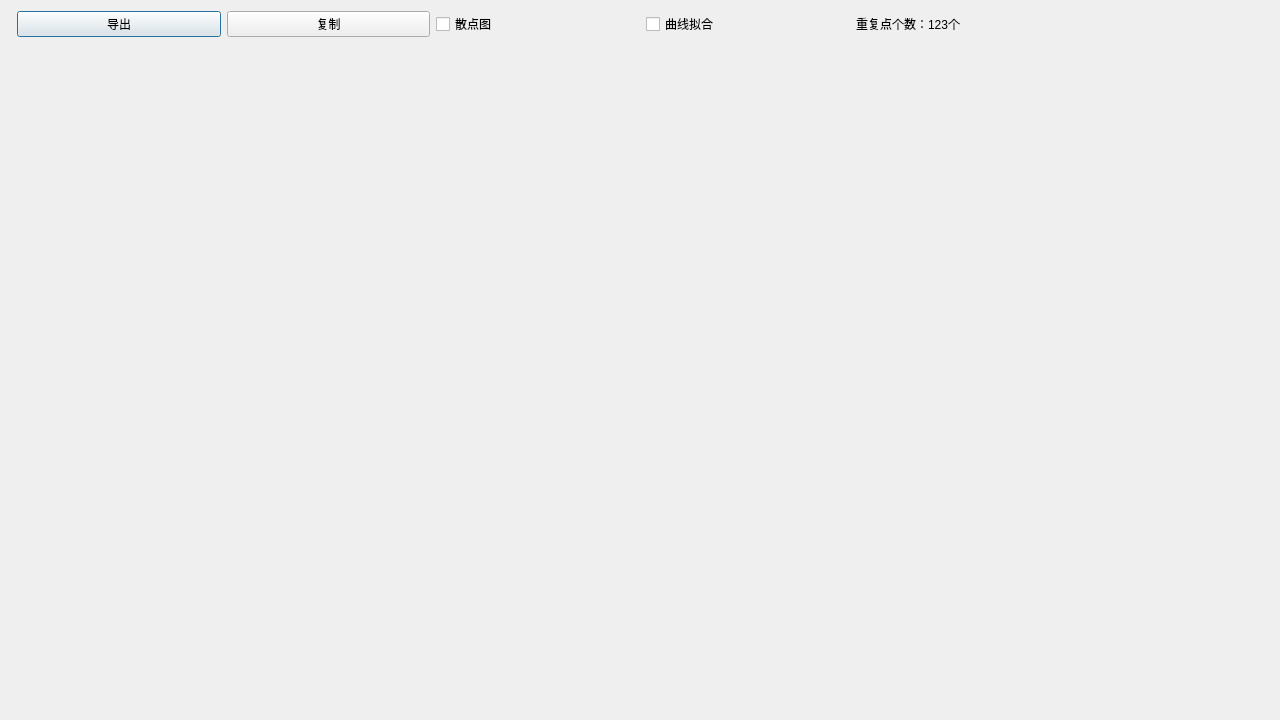
<?xml version="1.0" encoding="UTF-8"?>
<ui version="4.0">
 <class>ChartViewDialog</class>
 <widget class="QDialog" name="ChartViewDialog">
  <property name="geometry">
   <rect>
    <x>0</x>
    <y>0</y>
    <width>1280</width>
    <height>720</height>
   </rect>
  </property>
  <property name="windowTitle">
   <string>Dialog</string>
  </property>
  <layout class="QFormLayout" name="formLayout">
   <item row="0" column="1">
    <layout class="QHBoxLayout" name="horizontalLayout">
     <item>
      <widget class="QPushButton" name="exportImageButton">
       <property name="text">
        <string>导出</string>
       </property>
      </widget>
     </item>
     <item>
      <widget class="QPushButton" name="copyToClipboardButton">
       <property name="text">
        <string>复制</string>
       </property>
      </widget>
     </item>
     <item>
      <widget class="QCheckBox" name="checkBox_2">
       <property name="text">
        <string>散点图</string>
       </property>
      </widget>
     </item>
     <item>
      <widget class="QCheckBox" name="checkBox">
       <property name="text">
        <string>曲线拟合</string>
       </property>
      </widget>
     </item>
     <item>
      <widget class="QLabel" name="numOfDuplicatePointsLabel">
       <property name="text">
        <string>重复点个数：123个</string>
       </property>
      </widget>
     </item>
     <item>
      <widget class="QLabel" name="DataLabel">
       <property name="text">
        <string/>
       </property>
      </widget>
     </item>
    </layout>
   </item>
  </layout>
 </widget>
 <resources/>
 <connections/>
</ui>
